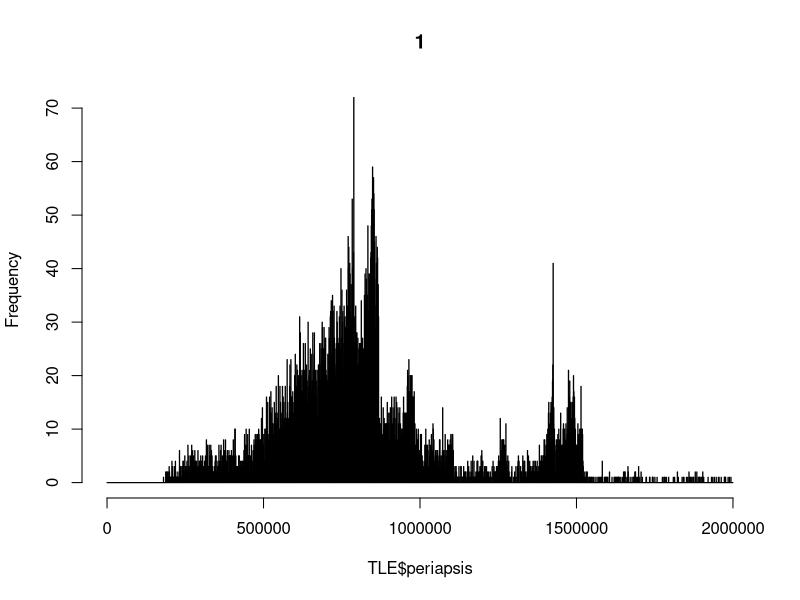
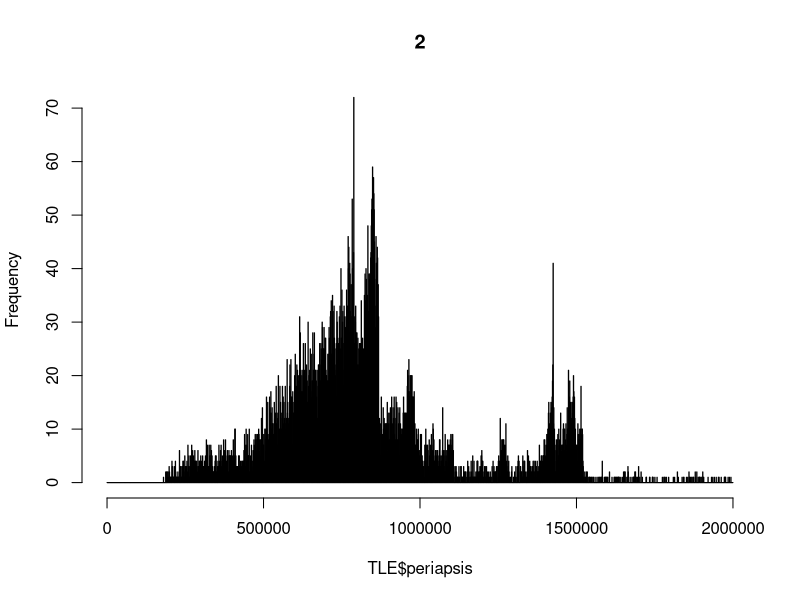
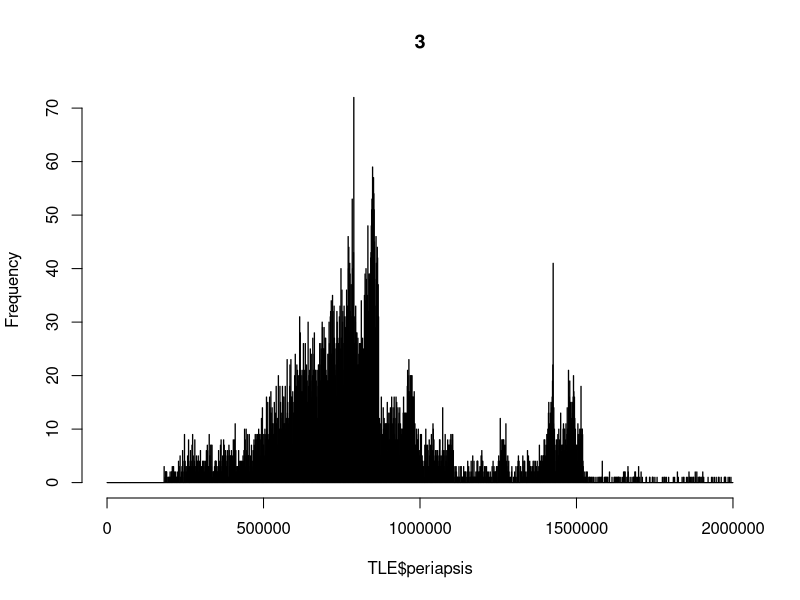
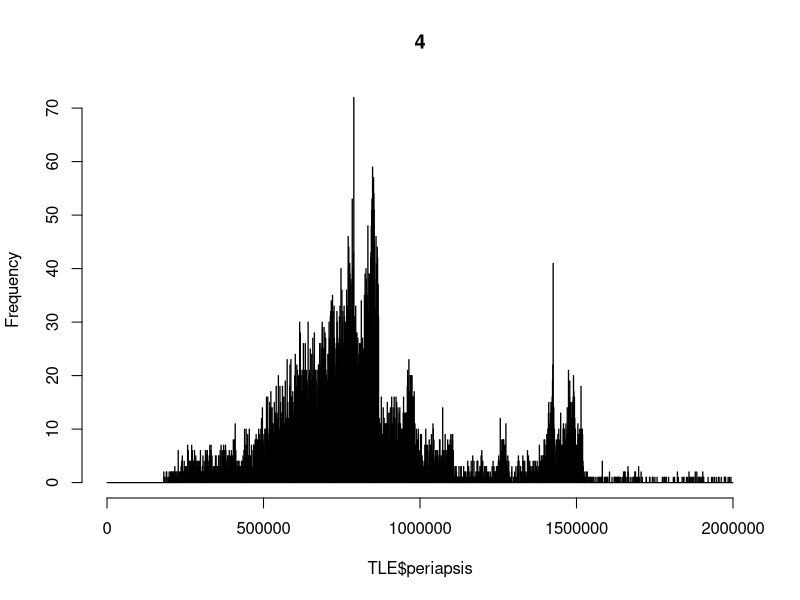
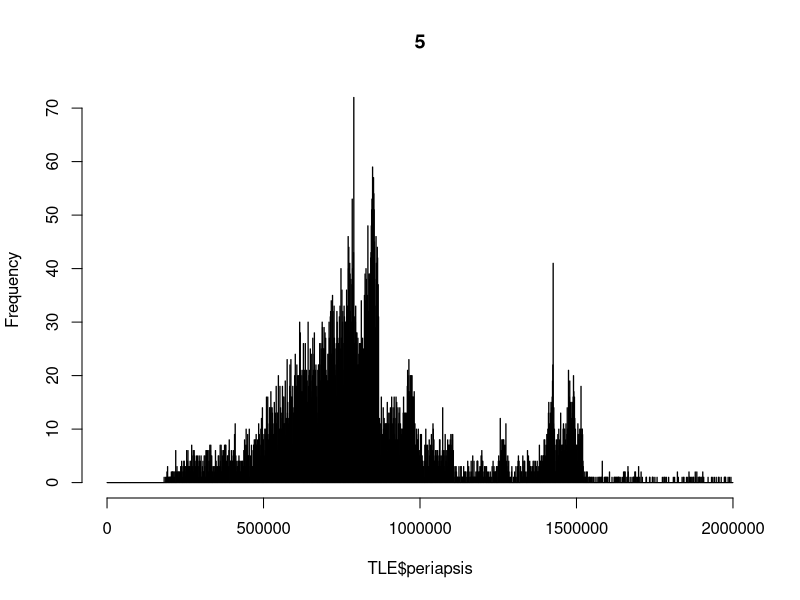
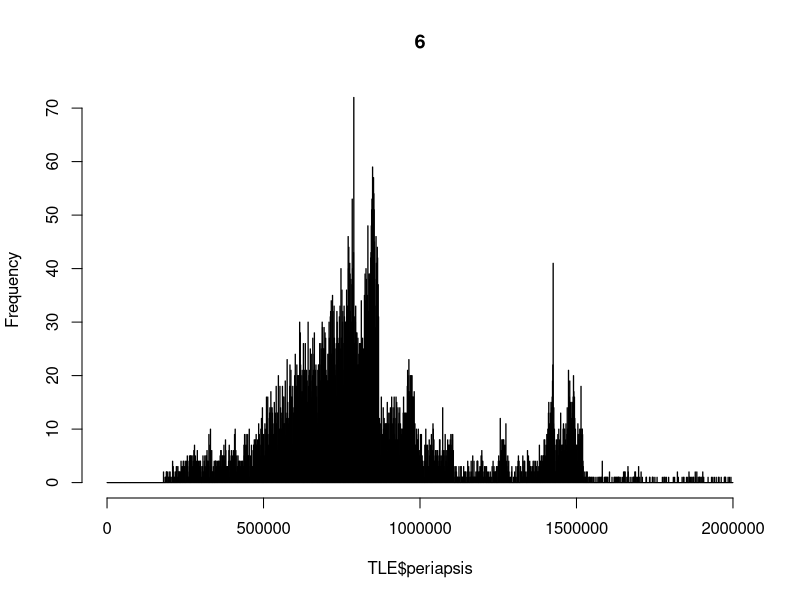
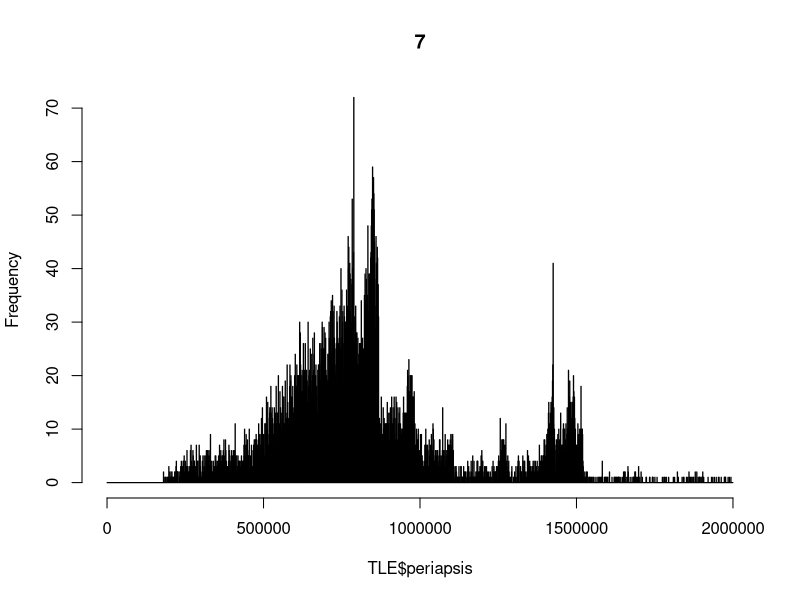
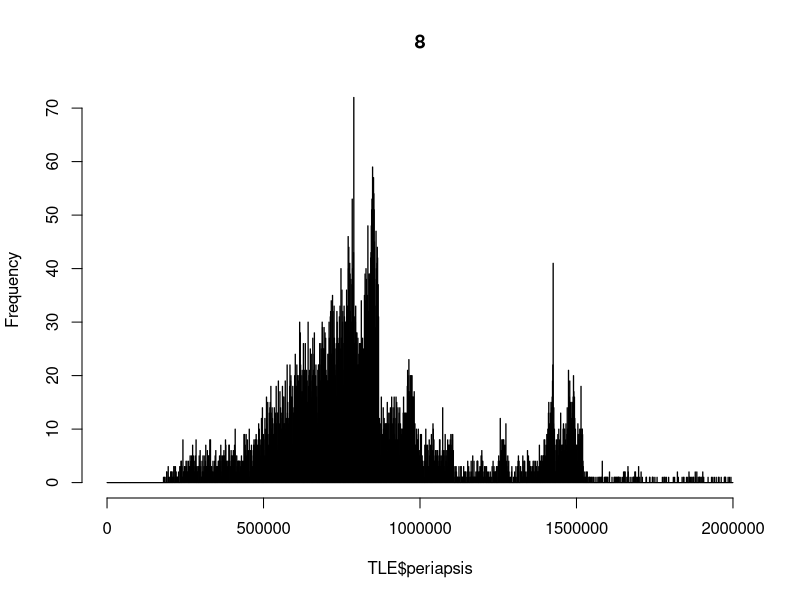

Recreate these plots in R, in order. (Note: this script raises an error after producing the figures.)
#to do:

#outer loop for different simulation runs
for(seed in 8:8){
  
  #set seed
  set.seed(seed)


#distribuion of fragmented objects from collisions and explosions. How to model these? Could use data from nasa paper for explosions

total.impact.probability<-c(0)


#impact flux constant (to be changed according to monte carlo result). Target sum of flux is 0.00027 - ie one collision in 10 years
K<-0.00000000024




tle1<-read.table("tle text.txt",header=TRUE)

tle<-as.data.frame(tle1)

attach(tle)

#calculate period for each body and add to data frame
period<-((24*3600)/tle$rpd)
tle$period<-period

#calculate periapsis for each body
per<-((1-tle$ecc)*(399000000000000*(tle$period/6.28)^2)^(1/3))-6371000
tle$periapsis<-per


#remove objects with periapsis<2000km
TLE<-subset(tle,periapsis<2000000)

TLESTART<-TLE
detach(tle)
attach(TLE)


#assign mass for each body - weibull distribution with sum of all masses = 6000T. Shape parameter found by trial and error to give realistic min and max masses
mass<-rweibull(length(TLE$ecc),0.71,scale=5000000/length(TLE$ecc))
TLE$mass<-mass
#M<-density(mass)



#assign XSA for each body - mass to XSA is from empirical data
area<-(((TLE$mass^(1/3))^2)/16)
TLE$xsa<-area
A<-density(area)


attach(TLE)

#calculate density of periapses
dper<-density(TLE$periapsis)
#periapsis function
perfun<-approxfun(dper$x,dper$y)

#calculate density of eccentricities
decc<-density(TLE$ecc)
eccfun<-approxfun(decc$x,decc$y)

#calculate density of inclinations
dinc<-density(TLE$inc)
#plot(dinc)
incfun<-approxfun(dinc$x,dinc$y)


#Add enhancement factor for inclination
#vector of inclinations
I<-c(0,10,20,30,40,50,60,70,75,80,85,90,95,100,105,110,120,130,140,150)

#vector of flux enhancement factors
fi<-c(0.8,0.83,0.87,0.9,0.92,0.97,1,1.1,1.35,1.7,1.5,1.4,1.35,1.55,1.8,1.6,1.2,1.1,0.9,0.8)



Fi<-approxfun(I,fi)
incenhance<-Fi(inc)
TLE$incenhance<-incenhance


attach(TLE)



#function to calculate peiapsis for each day
percalc<-function(period,ecc){
  per<-((1-ecc)*(399000000000000*(period/6.28)^2)^(1/3))-6371000
  return(per)
}


#function to calculate orbital decay due to drag (specifically reduction in period per day)
dpdtcalc<-function(periapsis,xsa,m,day){
  #solar flux (10.7cm)
  S<-40*(cos(2*(pi/11)*(5000+day/365.25)))+110
  
  #Ap index - roughly 1/10 of the solar flux (10.7cm)
  Ap<-S/10
  
  #Temperature
  T<-900+(2.5*(S-70))+(1.5*Ap)
  
  
  #m
  M<-27-0.012*((periapsis/1000)-200)
  
  #scale height
  H<-T/M
  
  #atmospheric density
  rho<-0.0000000006*exp(-1*(((periapsis/1000)-175)/H))
  
  #change in orbital period with time - seconds per day
  dpdt<-ifelse(periapsis<1200000, -3*3.14*(periapsis+6371000)*rho*((2*xsa)/m)*60*60*24,0)
  #DRAG MODEL ONLY COVERS ORBITS TO 1200km (only really accurate to 500km) - need to create model for orbits over 1200km (just add this model to end of ifelse statement)

  return(dpdt)
  #return(S)
  
}

#Function to calculate solar flux
solarcalc<-function(day){
  #solar flux (10.7cm)
  S<-40*(cos(2*(pi/11)*(5000+day/365.25)))+110
  
  #Ap index - roughly 1/10 of the solar flux (10.7cm)
  Ap<-S/10
  
  return(S)
}



days<-c(0)
alt<-c(0)
total<-c(0) #total number of bodies
periapsisdensity<-c(0)
inclinationdensity<-c(0)
decay<-c(0)
globalimpactprobability<-c(0)
solarflux<-c(0)
iflux<-c(0)
total.impacts<-0
impact.days<-0
collision.list<-data.frame(0,0,0,0,0,0,0,0,0,0,0,0,0,0,0,0)
impacter.mass.list<-c(0)


TLE$impactno<-10
TLE$impactrandom<-10

days<-c(1:36500)

for(day in 1:36500){

  
  solarflux[day]<-solarcalc(day)
  
  #remove decayed objects
  TLEp<-c(TLE$periapsis>180000)
  TLE<-TLE[TLEp,]
  
  TLEq<-c(TLE$periapsis<1999999)
  TLE<-TLE[TLEq,]
  
  
  #calculate new periapsis density
  histper<-hist(TLE$periapsis,breaks=seq(0,2000000,by=1000),plot=FALSE,main=day,ylim=c(0,380))

  #save histogram to file every day (CODE RUNS FAR SLOWER IF UNCOMMENTED)
  mypath <- file.path("C:","Users","Alex","Documents","R","HISTOGRAMS",paste("myplot_", days[day], ".jpg", sep = ""))
    jpeg(file=mypath)
# mytitle = paste("day", days[day])
  hist(TLE$periapsis,breaks=seq(0,2000000,by=1000),plot=TRUE,main=day)
  dev.off()
  
  #calculate new periapsis from period
 TLE$periapsis<-percalc(TLE$period,TLE$ecc)
  #calculate loss of period for next day
TLE$dpdt<-dpdtcalc(TLE$periapsis,TLE$xsa,TLE$mass,day)
  #calculate period for next day
  TLE$period<-TLE$period+TLE$dpdt
  
  
#Launch new satellite with probability 222/1000 per day
  launch.number<-runif(1,1,1000)
  #launch if number generated is less than 222
  if(launch.number<222){
    
    launchsatno<-runif(1,1,1000)
    launchinc<-sample(TLESTART$inc,1)
    launchra<-runif(1,1,360)
    launchecc<-sample(TLESTART$ecc,1)
    launchaop<-runif(1,1,360)
    launchma<-sample(TLESTART$ma,1)
    launchrpd<-sample(TLESTART$rpd,1)
    launchperiod<-((24*3600)/launchrpd)
    launchperiapsis<-((1-launchecc)*(399000000000000*(launchperiod/6.28)^2)^(1/3))-6371000
    launchmass<-sample(mass,1)
    launchxsa<-(((launchmass^(1/3))^2)/16)
    launchincenhance<-Fi(launchinc)
    #generate row for new satellite
    newsatellite<-c(launchsatno,launchinc,launchra,launchecc,launchaop,launchmass,launchrpd,launchperiod,launchperiapsis,launchmass,launchxsa,launchincenhance,0.00000000001,0.00000000001)
    
    #append new satellite onto TLE
    TLE<-rbind(TLE,newsatellite)
  }

  
  #Decombobulate satellite
  explosion.number<-runif(1,1,1000)
  #decombobulate if explosion number<15 (ie rate of 5 explosions per year)
  if(explosion.number<15){
    
    #pick random satelite to explode
    exploding.satellite<-sample(1:(nrow(TLE)),1)
    
    exploding.mass<-TLE$mass[exploding.satellite]
    
    #only explode satellites above 10kg
    if(exploding.mass>10){
      #explode mass into 50 fragments (exponential distribution) - multiplying by mass/50 preserves total mass
      exploded.masses<-(exploding.mass/50)*rweibull(50,1,1)
      
      explodedsatno<-runif(50,1,1000)
      explodeinc<-TLE$inc[exploding.satellite]+rnorm(50,0,2)##SD IS A GUESS - MAY CHANGE LATER
      explodera<-runif(50,1,360)
      explodeecc<-rep(TLE$ecc[exploding.satellite],50)#LEAVE AS SAME AS FOR EXPLODED SATELLITE FOR NOW
      explodeaop<-runif(50,1,360)
      explodema<-sample(tle$ma,50)
      exploderpd<-TLE$rpd[exploding.satellite]+rnorm(50,0,2)##SD IS A GUESS - MAY CHANGE LATER
      explodeperiod<-((24*3600)/exploderpd)
      explodeperiapsis<-((1-explodeecc)*(399000000000000*(explodeperiod/6.28)^2)^(1/3))-6371000
      explodexsa<-(((exploded.masses^(1/3))^2)/16)
      explodeincenhance<-Fi(explodeinc)
      
      exploded.objects<-as.data.frame(cbind(explodedsatno,explodeinc,explodera,explodeecc,explodeaop,explodema,exploderpd,explodeperiod,explodeperiapsis,exploded.masses,explodexsa,explodeincenhance,0.00000000001,0.00000000001,10,10))
      
      names(exploded.objects)<-names(TLE)
      

      
      TLE<-TLE[-exploding.satellite,]
      TLE<-rbind(TLE,exploded.objects)
      
      
      
    }
  }

  #remove decayed objects
  TLEp<-c(TLE$periapsis>180000)
  TLE<-TLE[TLEp,]
  
  TLEq<-c(TLE$periapsis<1999999)
  TLE<-TLE[TLEq,]
  
  
  
  #calculate new inclination density
  dinc<-density(TLE$inc)
#  incfun<-approxfun(dinc$x,dinc$y)
  
  #calculate debris flux for each object (collisions per time period) - NEED TO INCLUDE INCLINATION
  flux<-ifelse(histper$counts[TLE$periapsis/1000]>0, histper$counts[TLE$periapsis/1000]*K*TLE$xsa*Fi(TLE$inc),0.0000000000001)
  TLE$flux<-flux
  
  
  
#Determine collision occurance and result
  #chance of impact (1 in X)
  TLE$impactno<-1/TLE$flux
  
  #generate random no for each object
  TLE$impactrandom<-runif(nrow(TLE),1,TLE$impactno)
  
  #BASE THIS OFF EXPLOSION BUT INTRODUCE SECOND DEBRIS FIELD.  IF MASS<50 USE DIFFERENT MODEL (IN NOTEBOOK - IF MASS<50 (M/50)rexp(50,1))
  #if (i in chance of impact), collision = true
  
  #total number of satellites with impact=true
  if(length(which(TLE$impactrandom<=2))>=1){
   
    #record total collisions
    total.impacts<-total.impacts+1
    #record day of collision
    impact.days[total.impacts]<-day
    
    #returns row numer of any collision satellites
    collider.satellite<-which(TLE$impactrandom<=2)
    
    
    #if 2 satellites collide (extremely unlikely), reduce the number to one (to stop program from crashing)
    if(length(collider.satellite)>1){
      collider.satellite<-collider.satellite[1]
    }
    
    #record collider satellite
    names(collision.list)<-names(TLE)
    collision.list<-rbind(collision.list,TLE[collider.satellite,])
    
    #mass of collided satellite
    collider.mass<-TLE$mass[collider.satellite]
    
    #case 1 - 50kg+ collider
    if(collider.mass>=50){
      
      #masses of fragmented objects
      fragmented.masses<-rexp(collider.mass,1)
      
      fragmentedsatno<-runif(50,1,1000)
      fragmentedinc<-TLE$inc[collider.satellite]+rnorm(50,0,0.1)##SD IS A GUESS - MAY CHANGE LATER
      fragmentedra<-runif(50,1,360)
      fragmentedecc<-rep(TLE$ecc[collider.satellite],50)#LEAVE AS SAME AS FOR EXPLODED SATELLITE FOR NOW
      fragmentedaop<-runif(50,1,360)
      fragmentedma<-sample(tle$ma,50)
      fragmentedrpd<-TLE$rpd[collider.satellite]+rnorm(50,0,0.1)##SD IS A GUESS - MAY CHANGE LATER
      fragmentedperiod<-((24*3600)/fragmentedrpd)
      fragmentedperiapsis<-((1-fragmentedecc)*(399000000000000*(fragmentedperiod/6.28)^2)^(1/3))-6371000
      fragmentedxsa<-(((fragmented.masses^(1/3))^2)/16)
      fragmentedincenhance<-Fi(fragmentedinc)
      
      #data frame of fragmented objects
      fragmented.objects<-as.data.frame(cbind(fragmentedsatno,fragmentedinc,fragmentedra,fragmentedecc,fragmentedaop,fragmentedma,fragmentedrpd,fragmentedperiod,fragmentedperiapsis,fragmented.masses,fragmentedxsa,fragmentedincenhance,0,0,0,0.0000000000001))
      
      names(fragmented.objects)<-names(TLE)
      
      TLE<-TLE[-collider.satellite,]
      TLE<-rbind(TLE,fragmented.objects)
      
    }
    
    if(collider.mass<50){
      
      #masses of fragmented objects - generate 50 objects of total mass=collider mass
      fragmented.masses<-(collider.mass/50)*rexp(50,1)
      
      fragmentedsatno<-runif(50,1,1000)
      fragmentedinc<-TLE$inc[collider.satellite]+rnorm(50,0,0.1)##SD IS A GUESS - MAY CHANGE LATER
      fragmentedra<-runif(50,1,360)
      fragmentedecc<-rep(TLE$ecc[collider.satellite],50)#LEAVE AS SAME AS FOR EXPLODED SATELLITE FOR NOW
      fragmentedaop<-runif(50,1,360)
      fragmentedma<-sample(tle$ma,50)
      fragmentedrpd<-TLE$rpd[collider.satellite]+rnorm(50,0,0.1)##SD IS A GUESS - MAY CHANGE LATER
      fragmentedperiod<-((24*3600)/fragmentedrpd)
      fragmentedperiapsis<-((1-fragmentedecc)*(399000000000000*(fragmentedperiod/6.28)^2)^(1/3))-6371000
      fragmentedxsa<-(((fragmented.masses^(1/3))^2)/16)
      fragmentedincenhance<-Fi(fragmentedinc)
      
      #data frame of fragmented objects
      fragmented.objects<-as.data.frame(cbind(fragmentedsatno,fragmentedinc,fragmentedra,fragmentedecc,fragmentedaop,fragmentedma,fragmentedrpd,fragmentedperiod,fragmentedperiapsis,fragmented.masses,fragmentedxsa,fragmentedincenhance,0,0,0,0.0000000000001))
      
      names(fragmented.objects)<-names(TLE)
      
      TLE<-TLE[-collider.satellite,]
      TLE<-rbind(TLE,fragmented.objects)
      
      
    }
    
    #determine mass of impacter - pick a random object
    impacter.mass<-sample(TLE$mass,1)
    
    if(impacter.mass>=50){
    #masses of fragmented objects 
    fragmentedimpacter.masses<-rexp(impacter.mass,1)
    
    fragmentedimpactersatno<-runif(50,1,1000)
    fragmentedimpacterinc<-sample(TLE$inc,1)#sample from existing distribution
    fragmentedimpacterra<-runif(50,1,360)
    fragmentedimpacterecc<-sample(TLE$ecc,1)#sample from existing distribution
    fragmentedimpacteraop<-runif(50,1,360)
    fragmentedimpacterma<-sample(tle$ma,50)
    fragmentedimpacterrpd<-TLE$rpd[collider.satellite]+rnorm(50,0,0.1)##SD IS A GUESS - MAY CHANGE LATER
    fragmentedimpacterperiod<-((24*3600)/fragmentedimpacterrpd)
    fragmentedimpacterperiapsis<-((1-fragmentedimpacterecc)*(399000000000000*(fragmentedimpacterperiod/6.28)^2)^(1/3))-6371000
    fragmentedimpacterxsa<-(((fragmentedimpacter.masses^(1/3))^2)/16)
    fragmentedimpacterincenhance<-Fi(fragmentedimpacterinc)
    
    #data frame of fragmented objects
    fragmentedimpacter.objects<-as.data.frame(cbind(fragmentedimpactersatno,fragmentedimpacterinc,fragmentedimpacterra,fragmentedimpacterecc,fragmentedimpacteraop,fragmentedimpacterma,fragmentedimpacterrpd,fragmentedimpacterperiod,fragmentedimpacterperiapsis,fragmentedimpacter.masses,fragmentedimpacterxsa,fragmentedimpacterincenhance,0,0,0,0.0000000000001))
    
    names(fragmentedimpacter.objects)<-names(TLE)
    
   #add fragmented objects to total list
    TLE<-rbind(TLE,fragmentedimpacter.objects)
    
    #record mass of impacter
    impacter.mass.list[total.impacts]<-impacter.mass
    }
    
    
    
    if(impacter.mass<50){
      
      #masses of fragmented objects - generate 50 objects of total mass=collider mass
      fragmentedimpacter.masses<-(impacter.mass/50)*rexp(50,1)
      

      fragmentedimpactersatno<-runif(50,1,1000)
      fragmentedimpacterinc<-sample(TLE$inc,1)#sample from existing distribution
      fragmentedimpacterra<-runif(50,1,360)
      fragmentedimpacterecc<-sample(TLE$ecc,1)#sample from existing distribution
      fragmentedimpacteraop<-runif(50,1,360)
      fragmentedimpacterma<-sample(tle$ma,50)
      fragmentedimpacterrpd<-TLE$rpd[collider.satellite]+rnorm(50,0,0.1)##SD IS A GUESS - MAY CHANGE LATER
      fragmentedimpacterperiod<-((24*3600)/fragmentedimpacterrpd)
      fragmentedimpacterperiapsis<-((1-fragmentedimpacterecc)*(399000000000000*(fragmentedimpacterperiod/6.28)^2)^(1/3))-6371000
      fragmentedimpacterxsa<-(((fragmentedimpacter.masses^(1/3))^2)/16)
      fragmentedimpacterincenhance<-Fi(fragmentedimpacterinc)
      
      #data frame of fragmented objects
      fragmentedimpacter.objects<-as.data.frame(cbind(fragmentedimpactersatno,fragmentedimpacterinc,fragmentedimpacterra,fragmentedimpacterecc,fragmentedimpacteraop,fragmentedimpacterma,fragmentedimpacterrpd,fragmentedimpacterperiod,fragmentedimpacterperiapsis,fragmentedimpacter.masses,fragmentedimpacterxsa,fragmentedimpacterincenhance,0,0,0,0.0000000000001))
      
      names(fragmentedimpacter.objects)<-names(TLE)
      
      
      TLE<-rbind(TLE,fragmentedimpacter.objects)
      
      #record mass of impacter
      impacter.mass.list[total.impacts]<-impacter.mass
      
    }
    
    
  }
  
  

  
  
  
  
  #UNCOMMENT TO RECORD DAYS VS ALTITUDE FOR A GIVEN OBJECT
  days[day]<-day
  alt[day]<-TLE$periapsis[15]
  
#outputs for each day
  total[day]<-nrow(TLE)
  
  #break loop if total number of objects is greater than 100000
  if(nrow(TLE)>100000){
    break
  }
  
  #change numbers to get specific arguments
  periapsisdensity[day]<-histper$counts[800]
  
  inclinationdensity[day]<-incfun(70)
  
  #probability of a collision on given day
  globalimpactprobability[day]<-sum(TLE$flux,na.rm=TRUE)
  
  #decay rate per day for given object
  decay[day]<-TLE$dpdt[15]
  
  #impact flux for given object
  iflux[day]<-TLE$flux[15]
  

}



#Uncomment below for plots

x<-c(1:day)

#total probability of impact/day
total.impact.probability[seed]<-sum(TLE$flux,na.rm=TRUE)

#histogram of debris by periapsis at start
hist(TLESTART$periapsis,breaks=seq(0,2000000,by=1000))

#save histogram of periapsis every 1000 days
#write.table(histogram.end$counts,"periapsis.histogram",append=TRUE)

#Plots of densities for original configuration (periapsis, area, eccentricity, mass, inclination enhancement factor)
#plot(dper)
#plot(A)
#plot(decc)
#plot(M)
#plot(I,fi)

#plot density at given periapsis
plot(c(1:day),periapsisdensity)

#plot density at given inclination
#plot(c(1:day),inclinationdensity)

#plot of total objects by day over entire simulation
plot(x,total)
write.table(total,"total",append=TRUE)

#plot probability of impact by day
plot(x,globalimpactprobability)
write.table(globalimpactprobability,"global.impact.probability",append=TRUE)

#plot solar flux cycle
plot(x,solarflux)

#plot decay rate for selected object
#plot(x,decay)

#plot impact flux for given objet
#plot(x,iflux)

#plot altitude by day for given object
#plot(x,alt)


#histogram of debris by periapsis at end
histogram.end<-hist(TLE$periapsis,breaks=seq(0,2000000,by=1000))

#write histogram to file
#write.table(histogram.end$counts,"periapsis.histogram",append=TRUE)


#other outputs are:
#impacter.mass.list - list of masses of impacters
write.table(impacter.mass.list,"impacter.mass.list",append=TRUE)
#collision.list - list of target objects from collisions
write.table(collision.list,"collision.list",append=TRUE)
}

write.table(total.impact.probability,"total.impact.probability")
